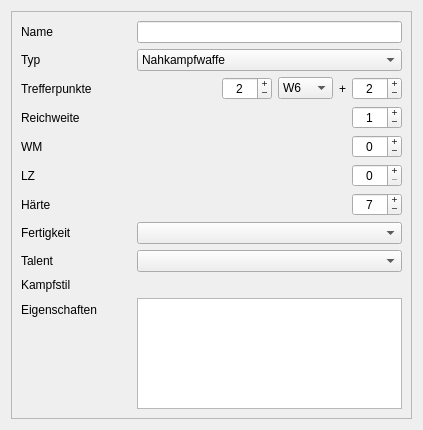
<?xml version="1.0" encoding="UTF-8"?>
<ui version="4.0">
 <class>dialog</class>
 <widget class="QWidget" name="dialog">
  <property name="geometry">
   <rect>
    <x>0</x>
    <y>0</y>
    <width>423</width>
    <height>430</height>
   </rect>
  </property>
  <property name="windowTitle">
   <string>Taverne - Waffe bearbeiten...</string>
  </property>
  <layout class="QVBoxLayout" name="verticalLayout">
   <item>
    <widget class="QScrollArea" name="scrollArea">
     <property name="widgetResizable">
      <bool>true</bool>
     </property>
     <widget class="QWidget" name="scrollAreaWidgetContents">
      <property name="geometry">
       <rect>
        <x>0</x>
        <y>0</y>
        <width>403</width>
        <height>410</height>
       </rect>
      </property>
      <layout class="QFormLayout" name="formLayout">
       <item row="0" column="0">
        <widget class="QLabel" name="labelName">
         <property name="text">
          <string>Name</string>
         </property>
        </widget>
       </item>
       <item row="0" column="1">
        <widget class="QLineEdit" name="leName"/>
       </item>
       <item row="1" column="0">
        <widget class="QLabel" name="labelTyp">
         <property name="text">
          <string>Typ</string>
         </property>
        </widget>
       </item>
       <item row="1" column="1">
        <layout class="QHBoxLayout" name="horizontalLayout_2">
         <item>
          <widget class="QComboBox" name="comboTyp">
           <item>
            <property name="text">
             <string>Nahkampfwaffe</string>
            </property>
           </item>
           <item>
            <property name="text">
             <string>Fernkampfwaffe</string>
            </property>
           </item>
          </widget>
         </item>
        </layout>
       </item>
       <item row="2" column="0">
        <widget class="QLabel" name="labelTP">
         <property name="text">
          <string>Trefferpunkte</string>
         </property>
        </widget>
       </item>
       <item row="2" column="1">
        <layout class="QHBoxLayout" name="horizontalLayout">
         <item>
          <spacer name="horizontalSpacer">
           <property name="orientation">
            <enum>Qt::Orientation::Horizontal</enum>
           </property>
           <property name="sizeHint" stdset="0">
            <size>
             <width>40</width>
             <height>20</height>
            </size>
           </property>
          </spacer>
         </item>
         <item>
          <widget class="QSpinBox" name="spinWuerfel">
           <property name="minimumSize">
            <size>
             <width>50</width>
             <height>0</height>
            </size>
           </property>
           <property name="alignment">
            <set>Qt::AlignmentFlag::AlignCenter</set>
           </property>
           <property name="buttonSymbols">
            <enum>QAbstractSpinBox::ButtonSymbols::PlusMinus</enum>
           </property>
           <property name="suffix">
            <string/>
           </property>
           <property name="minimum">
            <number>0</number>
           </property>
           <property name="maximum">
            <number>99</number>
           </property>
           <property name="value">
            <number>2</number>
           </property>
          </widget>
         </item>
         <item>
          <widget class="QComboBox" name="comboWuerfelSeiten">
           <item>
            <property name="text">
             <string>W6</string>
            </property>
           </item>
           <item>
            <property name="text">
             <string>W20</string>
            </property>
           </item>
          </widget>
         </item>
         <item>
          <widget class="QLabel" name="label_7">
           <property name="text">
            <string>+</string>
           </property>
          </widget>
         </item>
         <item>
          <widget class="QSpinBox" name="spinPlus">
           <property name="minimumSize">
            <size>
             <width>50</width>
             <height>0</height>
            </size>
           </property>
           <property name="alignment">
            <set>Qt::AlignmentFlag::AlignCenter</set>
           </property>
           <property name="buttonSymbols">
            <enum>QAbstractSpinBox::ButtonSymbols::PlusMinus</enum>
           </property>
           <property name="minimum">
            <number>-99</number>
           </property>
           <property name="value">
            <number>2</number>
           </property>
          </widget>
         </item>
        </layout>
       </item>
       <item row="3" column="0">
        <widget class="QLabel" name="labelRW">
         <property name="minimumSize">
          <size>
           <width>110</width>
           <height>0</height>
          </size>
         </property>
         <property name="text">
          <string>Reichweite</string>
         </property>
        </widget>
       </item>
       <item row="3" column="1">
        <layout class="QHBoxLayout" name="horizontalLayout_4">
         <item>
          <spacer name="horizontalSpacer_2">
           <property name="orientation">
            <enum>Qt::Orientation::Horizontal</enum>
           </property>
           <property name="sizeHint" stdset="0">
            <size>
             <width>40</width>
             <height>20</height>
            </size>
           </property>
          </spacer>
         </item>
         <item>
          <widget class="QSpinBox" name="spinRW">
           <property name="minimumSize">
            <size>
             <width>50</width>
             <height>0</height>
            </size>
           </property>
           <property name="alignment">
            <set>Qt::AlignmentFlag::AlignCenter</set>
           </property>
           <property name="buttonSymbols">
            <enum>QAbstractSpinBox::ButtonSymbols::PlusMinus</enum>
           </property>
           <property name="maximum">
            <number>999</number>
           </property>
           <property name="value">
            <number>1</number>
           </property>
          </widget>
         </item>
        </layout>
       </item>
       <item row="4" column="0">
        <widget class="QLabel" name="labelWM">
         <property name="text">
          <string>WM</string>
         </property>
        </widget>
       </item>
       <item row="4" column="1">
        <layout class="QHBoxLayout" name="horizontalLayout_3">
         <item>
          <spacer name="horizontalSpacer_3">
           <property name="orientation">
            <enum>Qt::Orientation::Horizontal</enum>
           </property>
           <property name="sizeHint" stdset="0">
            <size>
             <width>40</width>
             <height>20</height>
            </size>
           </property>
          </spacer>
         </item>
         <item>
          <widget class="QSpinBox" name="spinWM">
           <property name="minimumSize">
            <size>
             <width>50</width>
             <height>0</height>
            </size>
           </property>
           <property name="alignment">
            <set>Qt::AlignmentFlag::AlignCenter</set>
           </property>
           <property name="buttonSymbols">
            <enum>QAbstractSpinBox::ButtonSymbols::PlusMinus</enum>
           </property>
           <property name="minimum">
            <number>-99</number>
           </property>
           <property name="maximum">
            <number>99</number>
           </property>
          </widget>
         </item>
        </layout>
       </item>
       <item row="5" column="0">
        <widget class="QLabel" name="labelLZ">
         <property name="text">
          <string>LZ</string>
         </property>
        </widget>
       </item>
       <item row="5" column="1">
        <layout class="QHBoxLayout" name="layoutLZ">
         <item>
          <spacer name="spacerLZ">
           <property name="orientation">
            <enum>Qt::Orientation::Horizontal</enum>
           </property>
           <property name="sizeHint" stdset="0">
            <size>
             <width>40</width>
             <height>20</height>
            </size>
           </property>
          </spacer>
         </item>
         <item>
          <widget class="QSpinBox" name="spinLZ">
           <property name="minimumSize">
            <size>
             <width>50</width>
             <height>0</height>
            </size>
           </property>
           <property name="alignment">
            <set>Qt::AlignmentFlag::AlignCenter</set>
           </property>
           <property name="buttonSymbols">
            <enum>QAbstractSpinBox::ButtonSymbols::PlusMinus</enum>
           </property>
          </widget>
         </item>
        </layout>
       </item>
       <item row="6" column="0">
        <widget class="QLabel" name="labelHaerte">
         <property name="text">
          <string>Härte</string>
         </property>
        </widget>
       </item>
       <item row="6" column="1">
        <layout class="QHBoxLayout" name="horizontalLayout_6">
         <item>
          <spacer name="horizontalSpacer_4">
           <property name="orientation">
            <enum>Qt::Orientation::Horizontal</enum>
           </property>
           <property name="sizeHint" stdset="0">
            <size>
             <width>40</width>
             <height>20</height>
            </size>
           </property>
          </spacer>
         </item>
         <item>
          <widget class="QSpinBox" name="spinHaerte">
           <property name="minimumSize">
            <size>
             <width>50</width>
             <height>0</height>
            </size>
           </property>
           <property name="alignment">
            <set>Qt::AlignmentFlag::AlignCenter</set>
           </property>
           <property name="buttonSymbols">
            <enum>QAbstractSpinBox::ButtonSymbols::PlusMinus</enum>
           </property>
           <property name="minimum">
            <number>0</number>
           </property>
           <property name="maximum">
            <number>99</number>
           </property>
           <property name="value">
            <number>7</number>
           </property>
          </widget>
         </item>
        </layout>
       </item>
       <item row="7" column="0">
        <widget class="QLabel" name="labelFertigkeit">
         <property name="text">
          <string>Fertigkeit</string>
         </property>
        </widget>
       </item>
       <item row="7" column="1">
        <widget class="QComboBox" name="comboFertigkeit"/>
       </item>
       <item row="8" column="0">
        <widget class="QLabel" name="labelTalent">
         <property name="text">
          <string>Talent</string>
         </property>
        </widget>
       </item>
       <item row="8" column="1">
        <widget class="QComboBox" name="comboTalent"/>
       </item>
       <item row="9" column="0">
        <widget class="QLabel" name="labelKampfstil">
         <property name="text">
          <string>Kampfstil</string>
         </property>
        </widget>
       </item>
       <item row="9" column="1">
        <layout class="QGridLayout" name="layoutKampfstile"/>
       </item>
       <item row="10" column="0">
        <widget class="QLabel" name="labelEigenschaften">
         <property name="text">
          <string>Eigenschaften</string>
         </property>
        </widget>
       </item>
       <item row="10" column="1">
        <widget class="QPlainTextEdit" name="teEigenschaften">
         <property name="sizePolicy">
          <sizepolicy hsizetype="Preferred" vsizetype="Expanding">
           <horstretch>0</horstretch>
           <verstretch>0</verstretch>
          </sizepolicy>
         </property>
        </widget>
       </item>
      </layout>
     </widget>
    </widget>
   </item>
  </layout>
 </widget>
 <tabstops>
  <tabstop>leName</tabstop>
  <tabstop>comboTyp</tabstop>
  <tabstop>spinWuerfel</tabstop>
  <tabstop>comboWuerfelSeiten</tabstop>
  <tabstop>spinPlus</tabstop>
  <tabstop>spinRW</tabstop>
  <tabstop>spinWM</tabstop>
  <tabstop>spinLZ</tabstop>
  <tabstop>spinHaerte</tabstop>
  <tabstop>comboFertigkeit</tabstop>
  <tabstop>comboTalent</tabstop>
  <tabstop>teEigenschaften</tabstop>
 </tabstops>
 <resources/>
 <connections/>
</ui>
